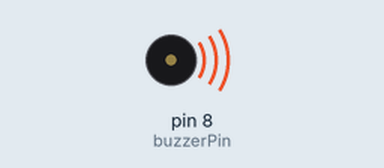
Bench run of a sketch on a simulated Arduino Uno, built with avr-gcc and run on an emulated ATmega328P. On the bench: buzzer (waves = sounding, pin HIGH).

Above: at 0.7 s.
At 5.2 s:
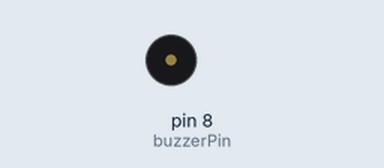
Timing chart, 0 to 6.9 s (numbered marks = the images above):
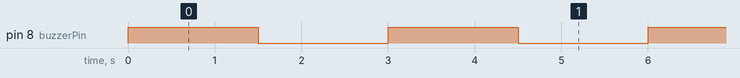

Measured:
- by itself, pin 8 (buzzerPin): alternates HIGH for 1.5 s and LOW for 1.5 s

The sketch:

sketch_feb28a.ino
```cpp
const int buzzerPin = 8;

void setup() {
  // Set the buzzer
  pinMode(buzzerPin, OUTPUT);

}

void loop() {
  // Turn the buzzer
  digitalWrite(buzzerPin, HIGH);
  delay(1500);

    // Turn the buzzer
  digitalWrite(buzzerPin, LOW);
  delay(1500);
}
```
